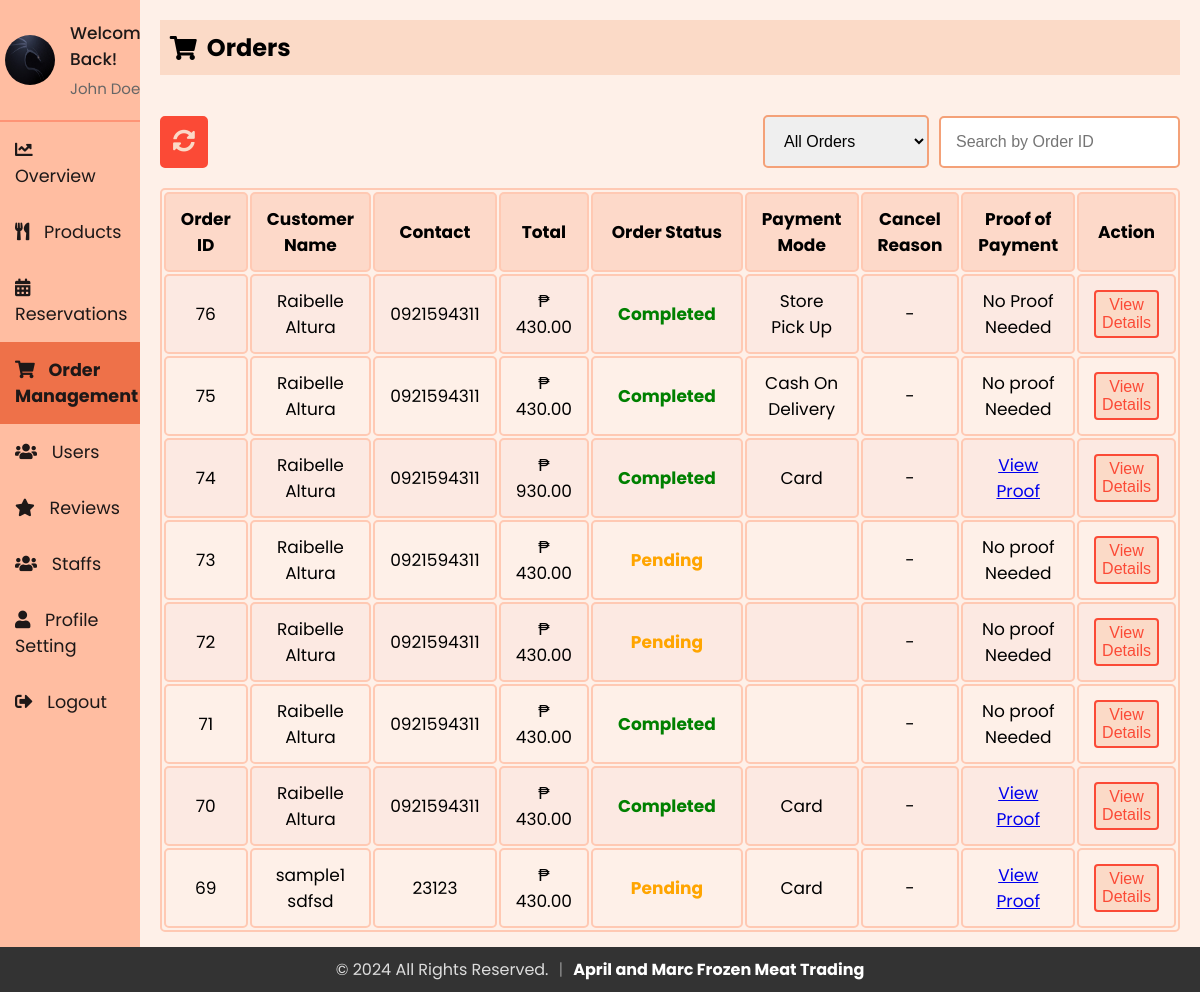
Page /admin/admin_orders.php (signed in) on the committed database.
### tables this page shows
CREATE TABLE `staff` (
  `id` int(11) NOT NULL,
  `firstName` varchar(50) NOT NULL,
  `lastName` varchar(50) NOT NULL,
  `email` varchar(100) NOT NULL,
  `contact` varchar(15) DEFAULT NULL,
  `role` enum('superadmin','admin','delivery boy','waiter') NOT NULL,
  `password` varchar(255) NOT NULL,
  `createdAt` timestamp NOT NULL DEFAULT current_timestamp(),
  `updatedAt` timestamp NOT NULL DEFAULT current_timestamp() ON UPDATE current_timestamp(),
  `profile_image` varchar(255) NOT NULL DEFAULT 'default.jpg'
);

CREATE TABLE `orders` (
  `order_id` int(11) NOT NULL,
  `email` varchar(255) NOT NULL,
  `firstName` varchar(255) NOT NULL,
  `lastName` varchar(255) NOT NULL,
  `phone` varchar(10) NOT NULL,
  `address` varchar(200) NOT NULL,
  `pmode` enum('Cash On Delivery','Card','Store Pick Up','') NOT NULL DEFAULT 'Cash On Delivery',
  `payment_status` enum('Pending','Successful','Rejected','') NOT NULL DEFAULT 'Pending',
  `sub_total` decimal(10,2) NOT NULL,
  `grand_total` decimal(10,2) NOT NULL,
  `order_date` timestamp NOT NULL DEFAULT current_timestamp(),
  `order_status` enum('Pending','Completed','Cancelled','Processing','On the way') NOT NULL DEFAULT 'Pending',
  `cancel_reason` varchar(255) DEFAULT NULL,
  `note` varchar(255) NOT NULL,
  `proof_of_payment` varchar(255) DEFAULT NULL
);

### admin/sidebar.php (called while the page is built, shortened)
<?php
include 'db_connection.php';
$admin_email = isset($_SESSION['email']) ? $_SESSION['email'] : '';
function getAdminInfo($email)
{
  global $conn;
  $stmt = $conn->prepare("SELECT firstName, lastName, email, profile_image FROM staff WHERE email = ?");
  $stmt->bind_param("s", $email);
  $stmt->execute();
  $stmt->bind_result($firstName, $lastName, $email,  $profile_image);
  return [
    'firstName' => $firstName ?: '',
    'lastName' => $lastName ?: '',
    'email' => $email ?: '',
    'profile_image' => $profile_image ?: 'default.jpg'
  ];
}
$admin_info = getAdminInfo($admin_email);
?>

### admin/admin_orders.php (the view, shortened to what this page needs)
<?php
include 'db_connection.php';
$query = "SELECT order_id, order_date, firstName, lastName, phone, grand_total, order_status, pmode, cancel_reason, proof_of_payment FROM orders";
$query .= " ORDER BY order_id DESC";
$result = $conn->query($query);
?>
<?php include 'sidebar.php'; ?>
<!DOCTYPE html>
<html lang="en">
<head>
    <link rel="stylesheet" href="https://cdnjs.cloudflare.com/ajax/libs/font-awesome/5.15.3/css/all.min.css">
    <link rel="stylesheet" href="sidebar.css">
    <link rel="stylesheet" href="admin_orders.css">
</head>
<body>
    <div class="sidebar">
        <div class="profile-section">
            <img src="../uploads/<?php echo htmlspecialchars($admin_info['profile_image']); ?>" alt="Profile Picture">
            <div class="info">
                <h3>Welcome Back!</h3>
                <p><?php echo htmlspecialchars($admin_info['firstName']) . ' ' . htmlspecialchars($admin_info['lastName']); ?></p>
            </div>
        </div>
        <ul>
            <li><a href="index.php"><i class="fas fa-chart-line"></i> Overview</a></li>
            <li><a href="admin_menu.php"><i class="fas fa-utensils"></i> Products</a></li>
            <li><a href="reservations.php"><i class="fas fa-calendar-alt"></i> Reservations</a></li>
            <li><a href="admin_orders.php" class="active"><i class="fas fa-shopping-cart"></i> Order Management</a></li>
            <li><a href="users.php"><i class="fas fa-users"></i> Users</a></li>
            <li><a href="reviews.php"><i class="fas fa-star"></i> Reviews</a></li>
            <li><a href="staffs.php"><i class="fas fa-users"></i> Staffs</a></li>
            <li><a href="profile.php"><i class="fas fa-user"></i> Profile Setting</a></li>
            <li><a href="logout.php"><i class="fas fa-sign-out-alt"></i> Logout</a></li>
        </ul>
    </div>
    <div class="content">
        <div class="header">
            <h2><i class="fas fa-shopping-cart"></i> Orders</h2>
        </div>
        <div class="actions">
            <div>
                <button id="refreshButton" onclick="refreshPage()" title="Refresh">
                    <i class="fas fa-sync-alt"></i>
                </button>
            </div>
            <div class="filter-orders">
                <select id="statusFilter" name="statusFilter" onchange="filterByStatus()">
                    <option value="">All Orders</option>
                </select>
                <input type="text" id="searchOrderId" placeholder="Search by Order ID" oninput="searchByOrderId()">
            </div>
        </div>
        <table>
    <tr>
        <th>Order ID</th>
        <th>Customer Name</th>
        <th>Contact</th>
        <th>Total</th>
        <th>Order Status</th>
        <th>Payment Mode</th>
        <th>Cancel Reason</th>
        <th>Proof of Payment</th>
        <th>Action</th>
    </tr>
    <?php
    if ($result && $result->num_rows > 0) {
        while ($row = $result->fetch_assoc()) {
            $statusClass = '';
            switch ($row['order_status']) {
                case 'Pending':
                    $statusClass = 'status-pending';
                    break;
                case 'Completed':
                    $statusClass = 'status-completed';
                    break;
            }
            echo "<tr>
                    <td>{$row['order_id']}</td>
                    <td>" . htmlspecialchars($row['firstName'] . " " . $row['lastName']) . "</td>
                    <td>" . htmlspecialchars($row['phone']) . "</td>
                    <td>₱ " . number_format($row['grand_total'], 2) . "</td>
                    <td><span class='status $statusClass'>" . htmlspecialchars($row['order_status']) . "</span></td>
                    <td>" . htmlspecialchars($row['pmode']) . "</td>
                    <td>" . ($row['order_status'] == 'Cancelled' ? htmlspecialchars($row['cancel_reason']) : '-') . "</td>
                    <td>";
            if ($row['pmode'] == 'Store Pick Up' || $row['pmode'] == 'Cash on Delivery') {
                echo "No Proof Needed";
            } elseif (!empty($row['proof_of_payment'])) {
                echo "<a href='../uploads/" . htmlspecialchars($row['proof_of_payment']) . "' target='_blank'>View Proof</a>";
            } else {
                echo "No proof Needed";
            }
            echo "</td>
                    <td><button id='viewbtn' onclick=\"viewDetails({$row['order_id']})\">View Details</button></td>
                </tr>";
        }
    } else {
        echo "<tr><td colspan='9' style='text-align: center;'>No Orders Found</td></tr>";
    }
    ?>
</table>
    </div>
</body>
</html>

### admin/sidebar.css (style rules this page uses)
* { margin: 0; padding: 0; box-sizing: border-box; }
body { background: #fef0e8; font-family: "Poppins", sans-serif; display: flex; flex-direction: row; margin: 0; }
.sidebar { width: 250px; background-color: #ffbda1; color: #1d1818; overflow: auto; position: relative; min-height: 100vh; font-size: 1.1rem }
.sidebar ul li a { display: block; padding: 15px; text-decoration: none; color: #1d1818; transition: background-color 0.3s; }
.sidebar ul li a.active { background-color:#ee7149; font-weight: bold; }
.sidebar ul li a i { margin-right: 10px; }
.sidebar ul { list-style-type: none; padding: 0; }
.content { flex: 1; padding: 20px; }
.header { padding: 10px; background-color: #fbdac7; margin-bottom: 20px; display: flex; align-items: center; }
.header h2 { display: flex; align-items: center; }
.header h2 i { margin-right: 10px; }
.profile-section { padding: 20px 5px 20px 5px; display: flex; align-items: center; border-bottom: 2px solid rgba(253, 108, 77, 0.5); }
.profile-section img { width: 50px; height: 50px; border-radius: 50%; margin-right: 15px; }
.profile-section .info { flex-grow: 1; }
.profile-section .info h3 { margin: 0; font-size: 17px; font-weight: 500; }
.profile-section .info p { margin: 5px 0 0; font-size: 15px; color: #666; }
.sidebar ul li a.active { font-weight: bold; }

### admin/admin_orders.css (style rules this page uses)
* { padding: 0; margin: 0; }
body { background: #fef0e8; font-family: "Poppins", sans-serif; margin: 0; }
.actions { display: flex; align-items: center; justify-content: space-between; margin-bottom: 20px; margin-top: 40px; }
.filter-orders { display: flex; align-items: center; justify-content: center; gap: 10px; }
.content { margin-bottom: 40px; }
.actions select, .actions input { padding: 15px; font-size: 1rem; border-radius: 5px; border: 2px solid #f4a178; cursor: pointer; outline: none; }
button { background-color: #fb4a36; color: white; border: 2px solid #fb4a36; padding: 13px 20px; cursor: pointer; border-radius: 5px; transition: all 0.3s ease; font-size: 1.2rem; }
.sidebar { width: 250px; background-color: #ffbda1; color: #1d1818; overflow: auto; position: relative; min-height: 100vh; }
.sidebar ul li a { display: block; padding: 15px; text-decoration: none; color: #1d1818; transition: background-color 0.3s; }
.sidebar ul li a.active { background-color:#ee7149; }
.status { padding: 5px 10px; border-radius: 5px; color: white; font-weight: 450; }
.status-pending { color: black; }
.status-completed { color: green; }
table { width: 100%; border: 2px solid #ffc9b3; border-radius: 5px; font-size: 17px; text-align: center; cursor: pointer; }
table th, table td { padding: 12px 15px; border: 2px solid #ffc9b3; border-radius: 5px; }
table th { background-color: #fdd9c9; }
table tr:nth-of-type(even) { background-color: #fce9e2; }
.header { padding: 10px; background-color: #fbdac7; margin-bottom: 20px; display: flex; align-items: center; }
#viewbtn { padding: 4px 6px 4px 6px; font-size: 16px; border-radius: 4px; background-color: #fbdac7; color: #fb4a36; border: 2px solid #fb4a36; font-weight: 450; cursor: pointer; outline: none; transition: all 0.3s ease; }
#refreshButton { color: #fbdac7; background-color: #fb4a36; border: 2px solid #fb4a36; cursor: pointer; padding: 11px; font-size: 1.4rem; border-radius: 5px; transition: all 0.3s ease; }

### admin/admin_orders.php (style rules this page uses)
.content { margin-bottom: 40px; }
.status { font-weight: bold; }
.status-pending { color: orange; }
.status-completed { color: green; }

### rows in the picture
staff: profile_image (picture), firstName "John", lastName "Doe"
orders: order_id "76", firstName+lastName "Raibelle Altura", phone "0921594311", grand_total "430.00", order_status "Completed", pmode "Store Pick Up", shows "No Proof Needed"
orders: order_id "75", firstName+lastName "Raibelle Altura", phone "0921594311", grand_total "430.00", order_status "Completed", pmode "Cash On Delivery", shows "No proof Needed"
orders: order_id "74", firstName+lastName "Raibelle Altura", phone "0921594311", grand_total "930.00", order_status "Completed", pmode "Card"
orders: order_id "73", firstName+lastName "Raibelle Altura", phone "0921594311", grand_total "430.00", order_status "Pending", pmode "No proof Needed"
orders: order_id "72", firstName+lastName "Raibelle Altura", phone "0921594311", grand_total "430.00", order_status "Pending", pmode "No proof Needed"
orders: order_id "71", firstName+lastName "Raibelle Altura", phone "0921594311", grand_total "430.00", order_status "Completed", pmode "No proof Needed"
orders: order_id "70", firstName+lastName "Raibelle Altura", phone "0921594311", grand_total "430.00", order_status "Completed", pmode "Card"
orders: order_id "69", firstName+lastName "sample1 sdfsd", phone "23123", grand_total "430.00", order_status "Pending", pmode "Card"
